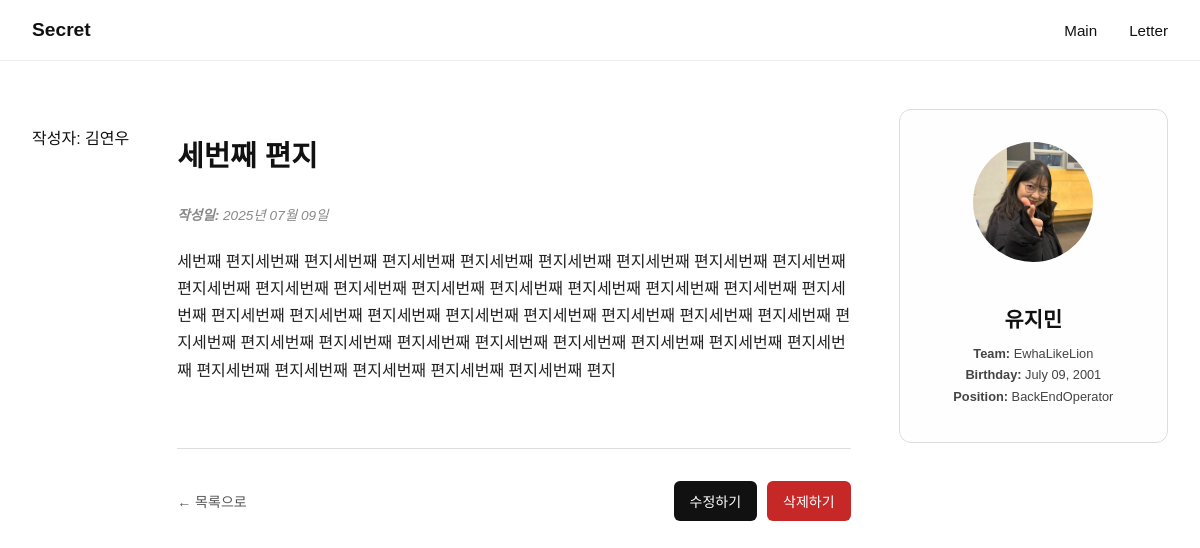
The page /blog/page/5/ on the database its author committed.
### blog/models.py (models this page shows, shortened)
class Post(models.Model):
    title = models.CharField(max_length=200)
    date = models.DateTimeField('date published', default=timezone.now)
    body = models.TextField()
    author = models.ForeignKey(User, on_delete=models.CASCADE, null=True, blank=True)
    language = models.IntegerField(choices=LANGUAGE_CHOICES, null=True)

### api/models.py (models this page shows, shortened)
class User(AbstractUser):
    email = models.EmailField(max_length=100, unique=True)
    nickname = models.CharField(max_length=30, blank=True)

### artists/models.py (models this page shows, shortened)
class Artist(models.Model):
    profile = models.ImageField(upload_to='artist_photo', blank=True, null=True)
    name = models.CharField(max_length=50)
    team = models.CharField(max_length=200)
    birthday = models.DateField()
    position = models.CharField(max_length=100)

### blog/views.py (the view)
# urls.py: path('page/<int:pk>/', post_detail_page, name='post_detail_page'),
def post_detail_page(request, pk):
    post = get_object_or_404(Post, pk=pk)
    artist = Artist.objects.first()
    return render(request, 'post_detail.html', {'post': post, 'artist': artist})

### blog/templates/post_detail.html (shortened to what this page needs)
{% load static %}
<!DOCTYPE html>
<html lang="ko">
  <head>
    <link rel="stylesheet" href="{% static 'css/post_detail_style.css' %}" />
  </head>
  <body>
    <header class="top-header">
      <div class="top-right-logo">Secret</div>
      <nav class="main-nav">
        <a href="{% url 'artists:artist_main' %}">Main</a>
        <a href="{% url 'blog:post_list_page' %}">Letter</a>
      </nav>
    </header>
    <div class="main-container">
      <p class="post-info">
  작성자: {% if post.author %}{{ post.author.nickname|default:post.author.username }}{% else %}익명{% endif %}
</p>
      <section class="post-list">
        <h2 class="page-title">{{ post.title }}</h2>
        <p class="post-meta post-date">
          <strong>작성일:</strong> {{ post.date|date:"Y년 m월 d일" }}
        </p>
        <div class="post-body">{{ post.body|linebreaksbr }}</div>
        <hr class="divider" />
        <div class="button-group">
          <a href="{% url 'blog:post_list_page' %}" class="link-button"
            >← 목록으로</a
          >
          <a href="{% url 'blog:post_edit_form' post.pk %}"
            ><button>수정하기</button></a
          >
          <a href="{% url 'blog:post_delete' post.pk %}"
            ><button class="delete">삭제하기</button></a
          >
        </div>
      </section>
      <aside class="sidebar">
        <div class="artist-info">
          {% if artist.profile %}
          <img
            src="{{ artist.profile.url }}"
            alt="아티스트 프로필"
            class="artist-avatar"
          />
          {% else %}
          <img
            src="{% static 'blog/퍼글러.jpg' %}"
            alt="아티스트 프로필"
            class="artist-avatar"
          />
          {% endif %}
          <h3>{{ artist.name }}</h3>
          <ul>
            <li><strong>Team:</strong> {{ artist.team }}</li>
            <li>
              <strong>Birthday:</strong> {{ artist.birthday|date:"F d, Y" }}
            </li>
            <li><strong>Position:</strong> {{ artist.position }}</li>
          </ul>
        </div>
      </aside>
    </div>
  </body>
</html>

### static/css/post_detail_style.css (style rules this page uses)
body { font-family: 'Helvetica', sans-serif; background-color: #fff; color: #111; margin: 0; padding: 0; }
.top-header { display: flex; align-items: center; justify-content: space-between; padding: 1.2rem 2rem; border-bottom: 1px solid #eee; background-color: #fff; }
.top-right-logo { font-weight: bold; font-size: 1.2rem; color: #111; }
.main-nav { display: flex; gap: 2rem; }
.main-nav a { color: #111; text-decoration: none; font-size: 0.95rem; font-weight: 500; }
.main-container { display: flex; gap: 3rem; max-width: 1200px; margin: 3rem auto; padding: 0 2rem; align-items: flex-start; }
.post-list { flex: 2.5; max-width: 750px; display: flex; flex-direction: column; }
.page-title { font-size: 1.8rem; font-weight: 700; margin-bottom: 1rem; }
.post-meta { font-size: 0.85rem; color: #888; margin-bottom: 1.5rem; }
.post-date { font-style: italic; }
.post-body { font-size: 1rem; line-height: 1.7; color: #222; margin-bottom: 2rem; white-space: pre-wrap; }
.divider { border: none; border-top: 1px solid #ddd; margin: 2rem 0; }
.button-group { display: flex; gap: 10px; align-items: center; }
.link-button { font-size: 14px; text-decoration: none; color: #555; margin-right: auto; }
button { padding: 10px 16px; background-color: #111; color: white; border: none; border-radius: 6px; cursor: pointer; font-size: 14px; transition: background-color 0.2s; }
button.delete { background-color: #c62828; }
.sidebar { flex: 1; min-width: 260px; max-width: 300px; }
.artist-info { background-color: #fefefe; padding: 2rem 1.5rem; border-radius: 12px; border: 1px solid #ddd; text-align: center; }
.artist-avatar { width: 120px; height: 120px; border-radius: 50%; object-fit: cover; margin-bottom: 1rem; }
.artist-info h3 { margin-bottom: 0.8rem; font-size: 1.3rem; font-weight: 600; }
.artist-info ul { list-style: none; padding: 0; margin: 0; font-size: 0.8rem; color: #444; }
.artist-info ul li { margin: 0.4rem 0; }

### rows shown on the page
Post: author.nickname "김연우", title "세번째 편지", date "2025년 07월 09일", body "세번째 편지세번째 편지세번째 편지세번째 편지세번째 편지세번째 편지세번째 편지세번째 편지세번째 편지세번째 편지세번째 편지세번째 편지세번째 편지세번째 편지세번째 편지세번째 편지세번째 편지세번째 편지세번째 편지세번째 편지세번째 편지세번째 편지세번째 편지세번째 편지세번째 편지세번째 편지세번째 편지세번째 편지세번째 편지세번째 편지세번째 편지세번째 편지세번째 편지세번째 편지세번째 편지세번째 편지세번째 편지세번째 편지세번째 편지세번째 편지"
Artist: profile (picture), name "유지민", team "EwhaLikeLion", birthday "July 09, 2001", position "BackEndOperator"
